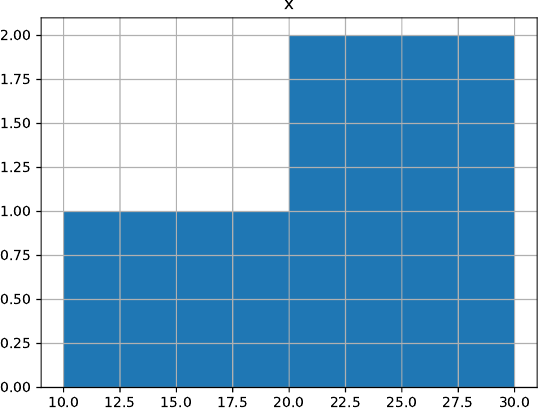

Python code for this plot:
import pandas as pd

my_df = pd.DataFrame({'x': [10, 20, 30]})
my_df.hist('x', bins=2) # 階級数は2

import matplotlib.pyplot as plt
plt.savefig('04-p-hist2.pdf')
